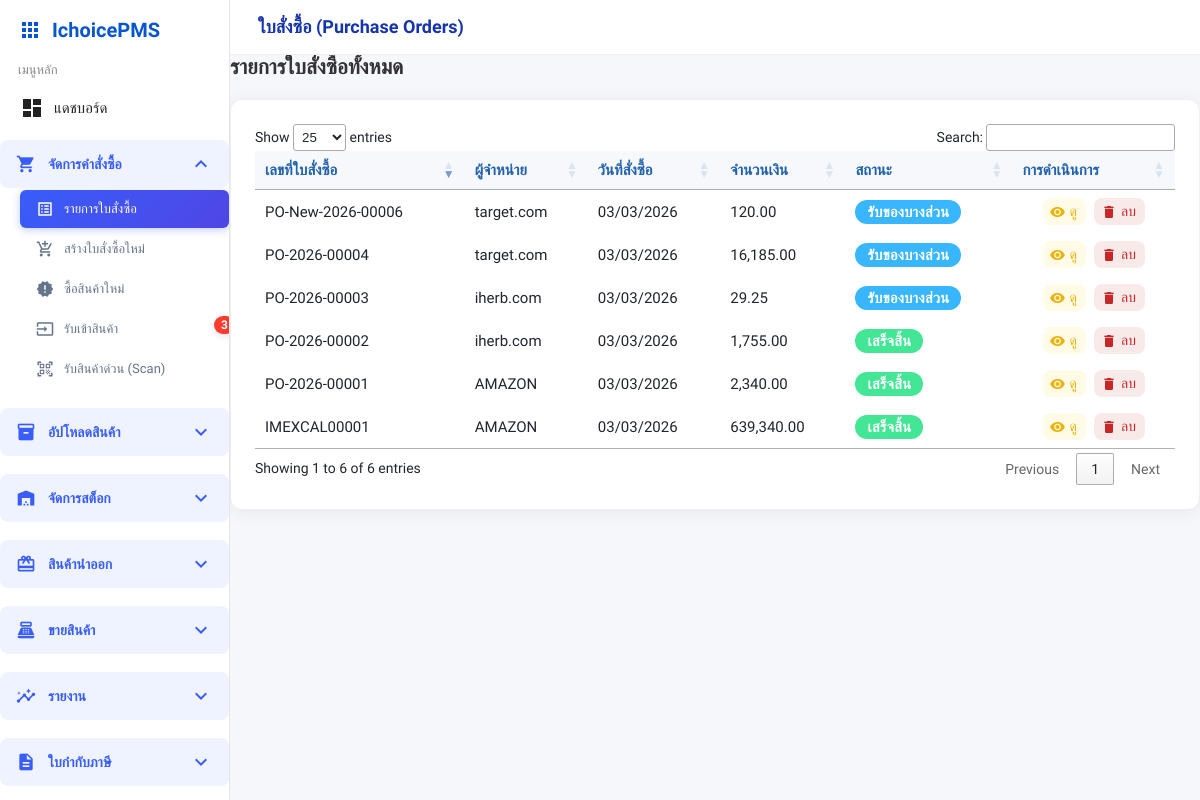
Screenshot of /orders/purchase_orders.php (signed in) with the database file from the repository.
### tables this page shows
CREATE TABLE `purchase_orders` (
  `po_id` int(11) NOT NULL,
  `po_number` varchar(20) DEFAULT NULL,
  `supplier_id` int(11) DEFAULT NULL COMMENT 'ลูกค้า',
  `order_date` datetime DEFAULT NULL,
  `total_amount` decimal(12,2) DEFAULT NULL,
  `ordered_by` int(11) DEFAULT NULL COMMENT 'ผู้บันทึก',
  `status` enum('pending','partial','completed','cancel') DEFAULT NULL,
  `remark` text DEFAULT NULL,
  `created_at` datetime NOT NULL DEFAULT current_timestamp() ON UPDATE current_timestamp(),
  `currency_id` int(11) DEFAULT 1 COMMENT 'สกุลเงินที่ใช้',
  `exchange_rate` decimal(10,6) DEFAULT 1.000000 COMMENT 'อัตราแลกเปลี่ยนขณะสั่งซื้อ',
  `total_amount_original` decimal(15,2) DEFAULT 0.00 COMMENT 'ยอดรวมในสกุลเงินต้นฉบับ',
  `total_amount_base` decimal(15,2) DEFAULT 0.00 COMMENT 'ยอดรวมในสกุลเงินฐาน (บาท)'
);

CREATE TABLE `suppliers` (
  `supplier_id` int(11) NOT NULL,
  `name` varchar(100) NOT NULL,
  `phone` varchar(30) DEFAULT NULL,
  `email` varchar(100) DEFAULT NULL,
  `address` text DEFAULT NULL
);

### orders/purchase_orders.php (the view, shortened to what this page needs)
<?php
include '../templates/sidebar.php';
$sql = "SELECT po.po_id, po.po_number, po.order_date, po.total_amount, po.status,
            s.name
        FROM purchase_orders po
        LEFT JOIN suppliers s ON po.supplier_id = s.supplier_id
        ORDER BY po.po_id DESC";
$stmt = $pdo->prepare($sql);
$stmt->execute();
$rows = $stmt->fetchAll();
?>
<!DOCTYPE html>
<html lang="th">
<head>
    <link rel="stylesheet" href="../assets/base.css">
    <link rel="stylesheet" href="../assets/sidebar.css">
    <link rel="stylesheet" href="../assets/components.css">
    <link rel="stylesheet" href="https://cdn.datatables.net/1.13.6/css/jquery.dataTables.min.css">
</head>
<body>
    <div class="mainwrap">
        <div class="topbar">
            ใบสั่งซื้อ (Purchase Orders)
        </div>
        <div class="main">
            <div class="action-bar" style="margin-bottom: 20px; display: flex; justify-content: space-between; align-items: center;">
                <h2 style="margin: 0; color: #333;">รายการใบสั่งซื้อทั้งหมด</h2>
            </div>
            <div class="card table-card mt-3">
                <div class="table-responsive">
                    <table id="po-table" class="table-po table table-bordered table-hover align-middle mb-0">
                        <thead>
                            <tr>
                                <th>เลขที่ใบสั่งซื้อ</th>
                                <th>ผู้จำหน่าย</th>
                                <th>วันที่สั่งซื้อ</th>
                                <th>จำนวนเงิน</th>
                                <th>สถานะ</th>
                                <th>การดำเนินการ</th>
                            </tr>
                        </thead>
                        <tbody>
                            <?php foreach($rows as $r): ?>
                            <tr>
                                <td><?=htmlspecialchars($r['po_number'])?></td>
                                <td><?=htmlspecialchars($r['name'])?></td>
                                <td><?=date('d/m/Y', strtotime($r['order_date']))?></td>
                                <td><?=number_format($r['total_amount'],2)?></td>
                                <td>
                                    <?php
                                        switch($r['status']) {
                                        case 'partial':   echo '<span class="status-chip status-approved">รับของบางส่วน</span>'; break;
                                        case 'completed': echo '<span class="status-chip status-received">เสร็จสิ้น</span>'; break;
                                        }
                                    ?>
                                </td>
                                <td>
                                    <div class="action-btns">
                                        <a class="icon-btn view" href="#" data-po="<?=$r['po_id']?>" onclick="openPoView(event, this)">
                                            <span class="material-icons">visibility</span> ดู
                                        </a>
                                        <a class="icon-btn delete" href="#" onclick="deletePo(event, <?= $r['po_id'] ?>)">
                                            <span class="material-icons">delete</span> ลบ
                                        </a>
                                    </div>
                                </td>
                            </tr>
                            <?php endforeach;?>
                        </tbody>
                    </table>
                </div>
            </div>
        </div>
    </div>
</body>
</html>

### assets/base.css (style rules this page uses)
:root { --brand: #1634ab; --bg: #f6f7fb; --card: #fff; --border: #efefef; --accent: #eeffed; --danger: #f56565; --success: #32c671; --pending: #ffd45e; --text: #21252e; --muted: #7d869c; --font-base: 14px; }
* { box-sizing: border-box; }
body { margin: 0; background: var(--bg); font-family: 'Prompt', sans-serif; color: var(--text); font-size: var(--font-base); }

### assets/sidebar.css (style rules this page uses)
@media (min-width: 901px) { .mainwrap { margin-left: 230px; transition: margin-left 0.2s; } }

### assets/components.css (style rules this page uses)
.topbar { background: var(--card); border-bottom: 1px solid var(--border); height: 55px; display: flex; align-items: center; padding: 0 28px; font-size: 18px; font-weight: 600; color: var(--brand); position: sticky; top: 0; z-index: 6; }
.action-btns { display: flex; gap: 5px; }
.icon-btn { display: flex; align-items: center; gap: 4px; padding: 4px 10px; border-radius: 6px; font-size: 13px; font-weight: 500; text-decoration: none; border: 1px solid #ccc; transition: all .2s ease; }
.icon-btn .material-icons { font-size: 16px; }
.icon-btn.view { background: #f8f9fa; color: #0d6efd; border-color: #dee2e6; }
.icon-btn.delete { background: #fff; color: #dc3545; border-color: #f5c6cb; }
.card { background: var(--card); border-radius: 20px; box-shadow: 0 6px 24px #7090c61a; margin-bottom: 28px; padding: 28px 30px; border: 1px solid var(--border); position: relative; }
.table-card { background:#fff; border-radius:12px; box-shadow:0 2px 18px #0001; padding:24px; max-width:1200px; margin:auto; }
.table-po th, .table-po td { text-align:center; vertical-align:middle; padding:9px 12px; font-size: 15px; white-space: nowrap; }
.table-po thead th { background:#f6f8fb; color:#2261ad; border-bottom:1.5px solid #d1d7e0; font-weight: 600; }
.table-po td { text-align: left; vertical-align: middle; }
.status-chip { display: inline-block; padding: 3px 12px; border-radius: 12px; font-size: 0.98em; font-weight: 600; letter-spacing: 0.3px; color: #fff; }
.status-approved { background: #38b6ff; }
.status-received { background: #42e695; }
.action-btns { display: flex; gap: 8px; justify-content:center; }
.icon-btn { display: inline-flex; align-items: center; gap: 4px; background: #f5f7fa; color: #285599; border: none; outline:none; border-radius: 8px; font-weight: 500; padding: 5px 9px 5px 7px; font-size: 14px; cursor: pointer; text-decoration: none; transition: background 0.14s, color 0.14s; }
.icon-btn.view { background: #fffbe7; color: #eab308; }
.icon-btn.delete { background: #f9eaea; color: #c62828; }

### templates/sidebar.php (style rules this page uses)
body { margin: 0; font-family: 'Prompt', sans-serif; }

### rows the page displays
purchase_orders: po_number "PO-New-2026-00006", supplier.name "target.com", order_date "03/03/2026", total_amount "120.00", status "รับของบางส่วน"
purchase_orders: po_number "PO-2026-00004", supplier.name "target.com", order_date "03/03/2026", total_amount "16,185.00", status "รับของบางส่วน"
purchase_orders: po_number "PO-2026-00003", supplier.name "iherb.com", order_date "03/03/2026", total_amount "29.25", status "รับของบางส่วน"
purchase_orders: po_number "PO-2026-00002", supplier.name "iherb.com", order_date "03/03/2026", total_amount "1,755.00", status "เสร็จสิ้น"
purchase_orders: po_number "PO-2026-00001", supplier.name "AMAZON", order_date "03/03/2026", total_amount "2,340.00", status "เสร็จสิ้น"
purchase_orders: po_number "IMEXCAL00001", supplier.name "AMAZON", order_date "03/03/2026", total_amount "639,340.00", status "เสร็จสิ้น"

### other values shown
$pending_product_count "3"
